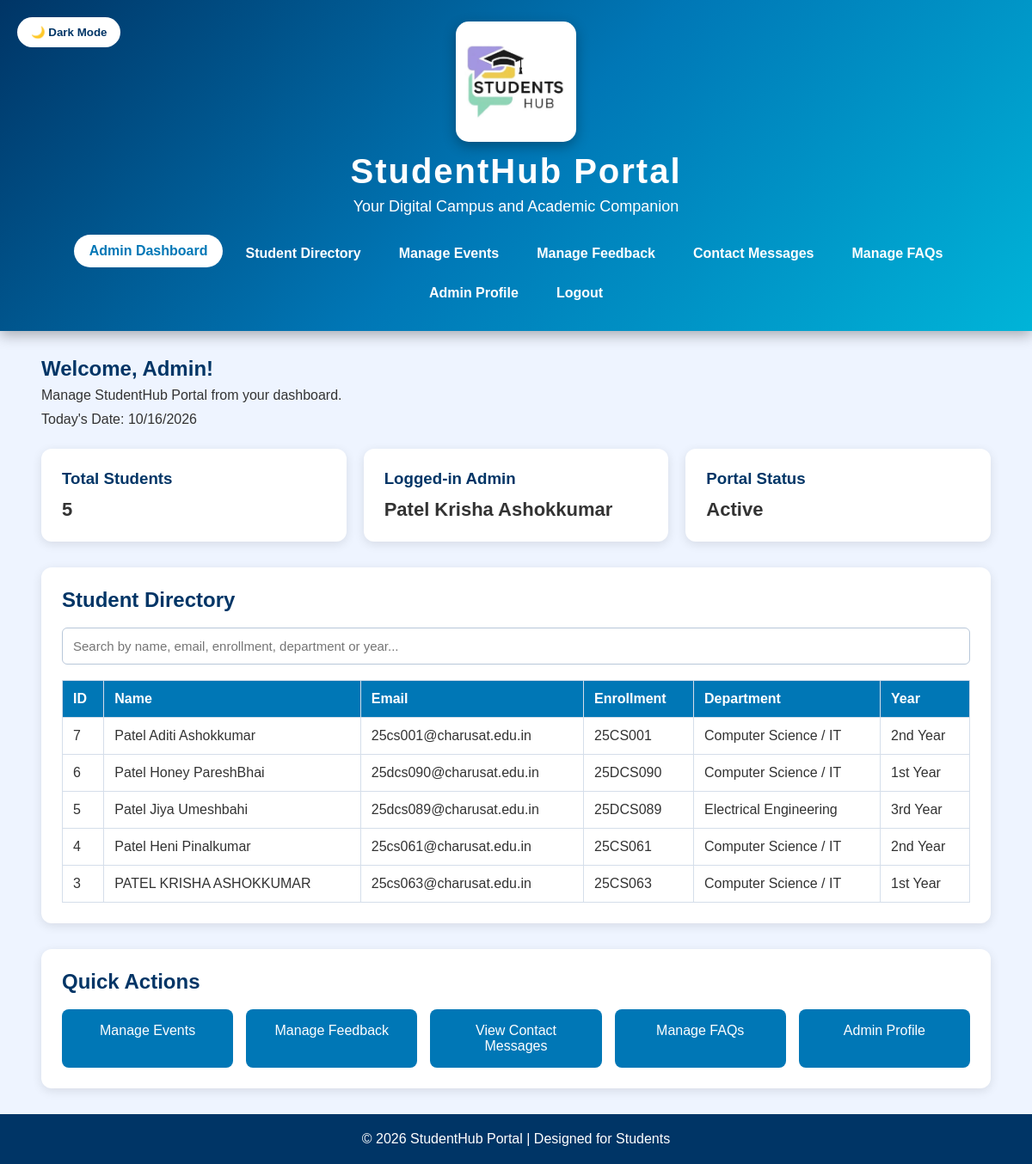
/admin_dashboard.php (signed in), run on the app's committed database.
### tables this page shows
CREATE TABLE `users` (
  `id` int(11) NOT NULL,
  `username` varchar(50) NOT NULL,
  `email` varchar(100) NOT NULL,
  `password` varchar(255) NOT NULL,
  `created_at` timestamp NOT NULL DEFAULT current_timestamp(),
  `enrollment` varchar(30) DEFAULT NULL,
  `mobile` varchar(10) DEFAULT NULL,
  `department` varchar(100) DEFAULT NULL,
  `study_year` varchar(20) DEFAULT NULL,
  `gender` varchar(20) DEFAULT NULL,
  `role` varchar(20) NOT NULL DEFAULT 'student'
);

### admin_dashboard.php (the view, shortened to what this page needs)
    <?php
require_once __DIR__ . "/practical10_db.php";
try {
    $stmt = $pdo->prepare(
        "SELECT id, username, email, enrollment, department, study_year
         FROM users
         WHERE LOWER(role) = :role
         ORDER BY id DESC"
    );
    $stmt->execute(["role" => "student"]);
    $students = $stmt->fetchAll(PDO::FETCH_ASSOC);
    $totalStudents = count($students);
    $databaseError = false;
} catch (PDOException $e) {
    error_log($e->getMessage());
    $students = [];
    $totalStudents = 0;
    $databaseError = true;
}
?>
<!DOCTYPE html>
<html lang="en">
<head>
    <link rel="stylesheet" href="csscommon.css">
</head>
<body>
<header>
    <div class="logo-section">
        <img src="logo.jfif" alt="StudentHub Logo">
        <div>
            <h1>StudentHub Portal</h1>
            <p>Your Digital Campus and Academic Companion</p>
        </div>
    </div>
    <button id="themeToggle" class="theme-btn" type="button">
    </button>
    <nav class="admin-nav">
        <a href="admin_dashboard.php">Admin Dashboard</a>
        <a href="#students">Student Directory</a>
        <a href="manage_events.php">Manage Events</a>
        <a href="manage_feedback.php">Manage Feedback</a>
        <a href="contact_messages.php">Contact Messages</a>
        <a href="manage_faqs.php">Manage FAQs</a>
        <a href="admin_profile.php">Admin Profile</a>
        <a href="logout.php">Logout</a>
    </nav>
</header>
<main class="admin-container">
    <section class="admin-welcome">
        <h2>Welcome, Admin!</h2>
        <p>Manage StudentHub Portal from your dashboard.</p>
        <p class="admin-date">
            Today's Date: <span id="currentDate"></span>
        </p>
    </section>
    <section class="admin-cards">
        <div class="admin-card">
            <h3>Total Students</h3>
            <p><?= $totalStudents ?></p>
        </div>
        <div class="admin-card">
            <h3>Logged-in Admin</h3>
            <p><?= htmlspecialchars($_SESSION["username"] ?? "Admin", ENT_QUOTES, "UTF-8") ?></p>
        </div>
        <div class="admin-card">
            <h3>Portal Status</h3>
            <p>Active</p>
        </div>
    </section>
    <section class="admin-section" id="students">
        <h2>Student Directory</h2>
        <input
            type="text"
            id="studentSearch"
            class="admin-search"
            placeholder="Search by name, email, enrollment, department or year..."
            aria-label="Search students"
        >
        <div class="table-wrapper">
            <table class="student-table">
                <thead>
                    <tr>
                        <th>ID</th>
                        <th>Name</th>
                        <th>Email</th>
                        <th>Enrollment</th>
                        <th>Department</th>
                        <th>Year</th>
                    </tr>
                </thead>
                <tbody id="studentTableBody">
                    <?php if (empty($students)): ?>
                        <tr>
                            <td colspan="6">
                                <?= $databaseError
                                    ? "Student records are currently unavailable."
                                    : "No student records found." ?>
                            </td>
                        </tr>
                    <?php else: ?>
                        <?php foreach ($students as $student): ?>
                            <tr>
                                <td><?= htmlspecialchars((string)($student["id"] ?? ""), ENT_QUOTES, "UTF-8") ?></td>
                                <td><?= htmlspecialchars((string)($student["username"] ?? ""), ENT_QUOTES, "UTF-8") ?></td>
                                <td><?= htmlspecialchars((string)($student["email"] ?? ""), ENT_QUOTES, "UTF-8") ?></td>
                                <td><?= htmlspecialchars((string)($student["enrollment"] ?? ""), ENT_QUOTES, "UTF-8") ?></td>
                                <td><?= htmlspecialchars((string)($student["department"] ?? ""), ENT_QUOTES, "UTF-8") ?></td>
                                <td><?= htmlspecialchars((string)($student["study_year"] ?? ""), ENT_QUOTES, "UTF-8") ?></td>
                            </tr>
                        <?php endforeach; ?>
                    <?php endif; ?>
                </tbody>
            </table>
        </div>
    </section>
    <section class="admin-section">
        <h2>Quick Actions</h2>
        <div class="quick-actions">
            <a href="manage_events.php">Manage Events</a>
            <a href="manage_feedback.php">Manage Feedback</a>
            <a href="contact_messages.php">View Contact Messages</a>
            <a href="manage_faqs.php">Manage FAQs</a>
            <a href="admin_profile.php">Admin Profile</a>
        </div>
    </section>
</main>
<footer>
    <p>&copy; 2026 StudentHub Portal | Designed for Students</p>
</footer>
</body>
</html>

### csscommon.css (style rules this page uses)
* { margin: 0; padding: 0; box-sizing: border-box; }
html { scroll-behavior: smooth; }
body { font-family: Arial, Helvetica, sans-serif; background: #eef4ff; color: #333; transition: background .3s, color .3s; }
header { background: linear-gradient(135deg, #003566, #0077b6, #00b4d8); padding: 25px; text-align: center; color: white; box-shadow: 0 5px 15px rgba(0, 0, 0, .3); position: relative; }
.logo-section { display: flex; flex-direction: column; align-items: center; }
.logo-section img { width: 140px; height: 140px; background: white; padding: 10px; border-radius: 15px; object-fit: contain; box-shadow: 0 5px 15px rgba(0, 0, 0, .3); transition: .3s; }
.logo-section h1 { margin-top: 12px; font-size: 40px; letter-spacing: 2px; }
.logo-section p { margin-top: 8px; font-size: 18px; }
nav { display: flex; justify-content: center; flex-wrap: wrap; gap: 8px; margin-top: 25px; }
nav a { text-decoration: none; color: white; font-weight: bold; padding: 10px 18px; border-radius: 25px; transition: .3s; }
nav a.active { background: white; color: #0077b6; transform: translateY(-3px); }
footer { background: #003566; color: white; text-align: center; padding: 20px; margin-top: 30px; }
.theme-btn { position: absolute; top: 20px; left: 20px; padding: 10px 16px; border: none; border-radius: 20px; background: white; color: #003566; font-weight: bold; cursor: pointer; z-index: 10; transition: .3s; }
@media (min-width: 769px) { nav { display: flex; flex-direction: row; justify-content: center; flex-wrap: wrap; } }

### admin_dashboard.php (style rules this page uses)
.admin-container { width: 92%; max-width: 1200px; margin: 30px auto; }
.admin-welcome { margin-bottom: 25px; }
.admin-welcome h2 { margin-bottom: 8px; color: #003566; }
.admin-date { margin-top: 10px; font-size: 16px; }
.admin-cards { display: grid; grid-template-columns: repeat(auto-fit, minmax(220px, 1fr)); gap: 20px; margin-bottom: 30px; }
.admin-card { padding: 24px; background: #ffffff; border-radius: 12px; box-shadow: 0 3px 12px rgba(0, 0, 0, 0.10); }
.admin-card h3 { margin-bottom: 12px; color: #003566; }
.admin-card p { font-size: 22px; font-weight: bold; overflow-wrap: anywhere; }
.admin-section { margin-bottom: 30px; padding: 24px; background: #ffffff; border-radius: 12px; box-shadow: 0 3px 12px rgba(0, 0, 0, 0.10); scroll-margin-top: 20px; }
.admin-section h2 { margin-bottom: 18px; color: #003566; }
.admin-nav { display: flex; flex-wrap: wrap; justify-content: center; gap: 8px; }
.admin-nav a { text-decoration: none; }
.admin-search { width: 100%; box-sizing: border-box; padding: 12px; margin-bottom: 18px; border: 1px solid #b8c7d9; border-radius: 6px; font-size: 15px; }
.table-wrapper { width: 100%; overflow-x: auto; }
.student-table { width: 100%; border-collapse: collapse; }
.student-table th, .student-table td { padding: 12px; border: 1px solid #d5deea; text-align: left; }
.student-table th { background: #0077b6; color: #ffffff; }
.quick-actions { display: grid; grid-template-columns: repeat(auto-fit, minmax(190px, 1fr)); gap: 15px; }
.quick-actions a { display: block; padding: 16px; text-align: center; background: #0077b6; color: #ffffff; text-decoration: none; border-radius: 8px; }

### data on the page
users: id "7", username "Patel Aditi Ashokkumar", email "25cs001@charusat.edu.in", enrollment "25CS001", department "Computer Science / IT", study_year "2nd Year"
users: id "6", username "Patel Honey PareshBhai", email "25dcs090@charusat.edu.in", enrollment "25DCS090", department "Computer Science / IT", study_year "1st Year"
users: id "5", username "Patel Jiya Umeshbahi", email "25dcs089@charusat.edu.in", enrollment "25DCS089", department "Electrical Engineering", study_year "3rd Year"
users: id "4", username "Patel Heni Pinalkumar", email "25cs061@charusat.edu.in", enrollment "25CS061", department "Computer Science / IT", study_year "2nd Year"
users: id "3", username "PATEL KRISHA ASHOKKUMAR", email "25cs063@charusat.edu.in", enrollment "25CS063", department "Computer Science / IT", study_year "1st Year"

### other printed values
$totalStudents "5"
$_SESSION["username"] "Patel Krisha Ashokkumar"
